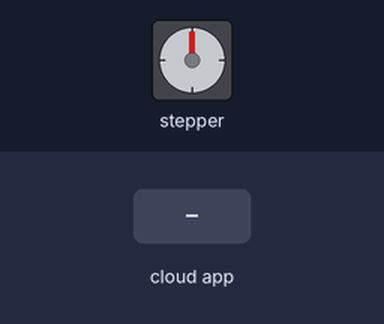
A sketch run on a simulated ESP8266 (NodeMCU). Parts: stepper motor. The test bench sets the inputs (shaded band). WiFi joins after 1.5 s; servers stay silent unless stated; EEPROM starts erased; stepper angles assume 4200 steps per turn; what the sketch prints to the serial monitor is not drawn.

Above: at 2.7 s.
2.8 s: the phone or cloud app sets D1 to 1
At 3.57 s:
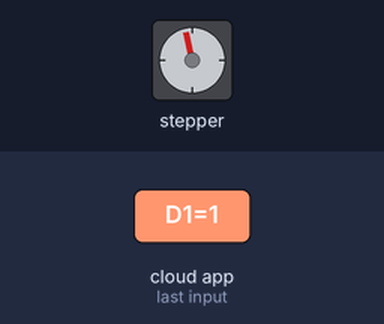
At 4.11 s:
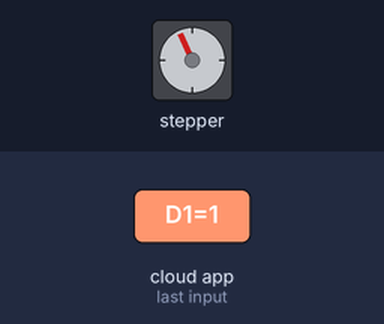
Timing chart, 0 to 20.8 s (numbered marks = the images above; inputs shaded):
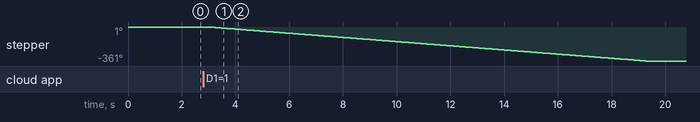

Measured:
- after the input at 2.8 s, stepper: turns 361° counter-clockwise in 16.2 s, starting after 0.27 s

The sketch:

Alexa-Blind_Code.ino
```cpp
#include <Arduino.h>
#include <ESP8266WiFi.h>
#include "fauxmoESP.h"
#include <EEPROM.h>
#include "Stepper.h"

fauxmoESP fauxmo; // Declare fauxmoESP object
const char* deviceZero = "D1";
#define WIFI_SSID "SSID Here" // Wifi SSID
#define WIFI_PASS "Password Here"   // Wifi Password

int data;              // EEPROM data
int edata;             // EEPROM value
int state;             // EEPROM value
int alexaValue;
int alexaState = 2;
int countflag = 0;
int stopflag = 0;
int blindDir = 0;       // Blind direction, set to 0 for reverse if needed
int blindSpeed = 1;
int blindLength = 4200; // Number of steps for full blind length
int blindPosition = 0;  // Initial blind position
int blindPositionB = 0;
boolean resetB = false;
Stepper myStepper = Stepper(blindLength, 2, 4, 0, 5);

void setup() {
  myStepper.setSpeed(5);
  Serial.begin(9600);
  EEPROM.begin(512);
  edata = EEPROM.get(0, data);
  state = EEPROM.get(1, data);

  Serial.println("Setting up WiFi!");
  wifiSetup(); // Set up WiFi

  // Setup fauxmo
  fauxmo.createServer(true);
  fauxmo.setPort(80);
  fauxmo.enable(true);

  // Add virtual devices
  fauxmo.addDevice(deviceZero); // Add deviceZero
  fauxmo.onSetState(callback);

  if (state == 1) {
    // If the last state was on, drive the motor to the off position
    moveMotor(0, blindLength);
    blindPosition = 0;
    EEPROM.put(0, blindPosition);
    EEPROM.put(1, 0); // Set the state to 0 (off)
    EEPROM.commit();
    delay(1000); // Delay to allow the motor to reach the off position
  }

  stepperOff();
}

void loop() {
  if (resetB == false) {
    resetB = true;
    if (edata > 0 && state == 1) {
      moveMotor(0, blindPosition); // Drive motor to off position on reboot
      blindPosition = 0;
      EEPROM.put(0, blindPosition);
      EEPROM.put(1, 0); // Set the state to 0 (off)
      EEPROM.commit();
    }
  }
  fauxmo.handle();
  delay(100);
  if (alexaValue > 0) {
    alexaAction();
  }
  stopflag = 0;
  alexaState = 2;
  delay(100);
  blindPositionB = blindPosition;
}

void callback(unsigned char device_id, const char* device_name, bool state, unsigned char value) {
  Serial.printf("[MAIN] Device #%d (%s) state: %s value: %d\n", device_id, device_name, state ? "ON" : "OFF", value);
  Serial.print(state);
  alexaValue = value;
  alexaState = state;
}

void alexaAction() {
  alexaValue = blindLength; //alexaValue * (blindLength/255); // Divide the numbers of total steps with 255 to get percentage number
  if ((blindPosition > alexaValue) && (stopflag == 0) && (alexaState == 1)) {
    countflag = blindPosition - alexaValue;
    moveMotor(0, countflag);
    blindPosition = alexaValue;
    stopflag = 1;
  }

  if ((blindPosition < alexaValue) && (stopflag == 0) && (alexaState == 1)) {
    countflag = alexaValue - blindPosition;
    moveMotor(1, countflag);
    blindPosition = alexaValue;
    EEPROM.put(0, blindPosition);
    EEPROM.put(1, 1); // Set the state to 1 (on)
    EEPROM.commit();
    stopflag = 1;
  }
  if ((blindPosition == alexaValue) && (stopflag == 0) && (alexaState == 1)) {
    stopflag = 1;
  }
  if (alexaState == 0) {
    moveMotor(0, blindPositionB);
    blindPosition = 0;
    EEPROM.put(0, blindPosition);
    EEPROM.put(1, 0); // Set the state to 0 (off)
    EEPROM.commit();
    alexaState = 2;
  }
  alexaValue = 0;
}

void moveMotor(int moveDir, int noSteps) {
  if (moveDir == blindDir) {
    for (int i = 0; i <= noSteps; i++) {
      myStepper.step(1);
      delay(blindSpeed);
    }
  } else {
    for (int i = 0; i <= noSteps; i++) {
      myStepper.step(-1);
      delay(blindSpeed);
    }
  }
  stepperOff();
}

void stepperOff() {
  digitalWrite(2, LOW);
  digitalWrite(4, LOW);
  digitalWrite(0, LOW);
  digitalWrite(5, LOW);
}

// Wifi Setup
void wifiSetup() {
  // Set WIFI module to STA mode
  WiFi.mode(WIFI_STA);
  wifi_set_sleep_type(LIGHT_SLEEP_T);

  // Connect
  Serial.printf("[WIFI] Connecting to %s ", WIFI_SSID);
  WiFi.begin(WIFI_SSID, WIFI_PASS);

  // Wait
  while (WiFi.status() != WL_CONNECTED) {
    Serial.print(".");
    delay(100);
  }
  Serial.println();

  // Connected!
  Serial.printf("[WIFI] STATION Mode, SSID: %s, IP address: %s\n", WiFi.SSID().c_str(), WiFi.localIP().toString().c_str());
  Serial.printf("Device Name: %s ", deviceZero);
  Serial.println(".........................................");
}
```
